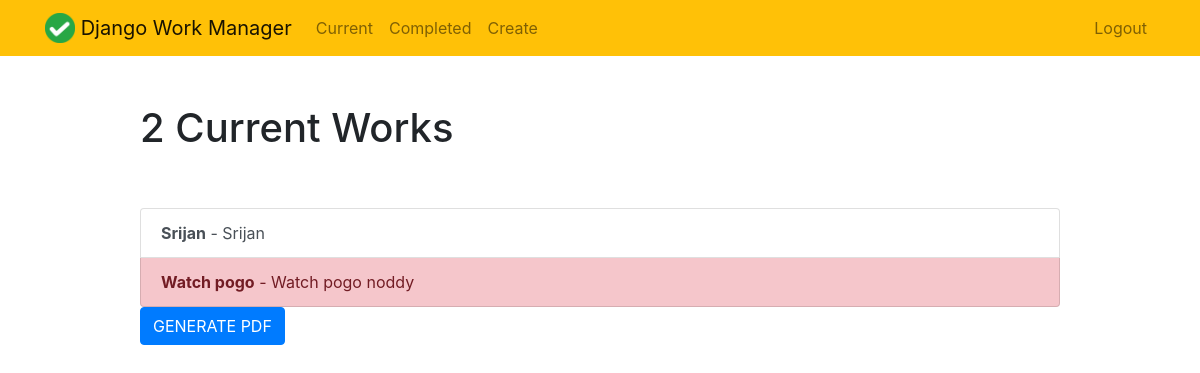
The page /currenttodolist/ (signed in) on the database its author committed.
### todolist/models.py (models this page shows, shortened)
class todolist(models.Model):
	title = models.CharField(max_length=40)
	description = models.TextField(blank = True)
	created = models.DateTimeField(auto_now = True)
	datecompleted = models.DateTimeField(null=True,blank = True)
	priority = models.BooleanField(default=False)
	user = models.ForeignKey(User,on_delete=models.CASCADE)

### todolist/views.py (the view)
# urls.py: path('currenttodolist/',views.currenttodolist, name='currenttodolist'),
@login_required
def currenttodolist(request):
	todos = todolist.objects.filter(user=request.user,datecompleted__isnull=True)
	return render(request,'todolist/currentlist.html',{'todos':todos})

### template/todolist/currentlist.html (shortened to what this page needs)
{% extends 'todolist/base.html' %}
{% block content %}
<div class = 'html-content'>
<div class = "row justify-content-center mt-5">
	<div class = "col-md-10">
		{% if todos %}
			<h1>{{ todos.count }} Current Work{{ todos.count|pluralize }}</h1>
		{% else %}
			<h1>Current Works</h1>
		{% endif %}
	</div>
</div>
<div class = "row justify-content-center mt-5">
	<div class = "col-md-10">
	{% if todos %}
            <div class="list-group">
                {% for todo in todos %}
                    <a href="{% url 'displaytodolist' todo.id %}" class="list-group-item list-group-item-action{% if todo.priority %} list-group-item-danger{% endif %}"><b>{{ todo.title }}</b>{% if todo.description %} - {{ todo.description|truncatechars:30 }}{% endif %}</a>
                {% endfor %}
            </div>
		<button  class = "btn btn-primary" onclick="CreatePDFfromHTML()">GENERATE PDF </button>
        {% else %}
                <div class="text-center">
                <h2>Looks like you don't have any todos! Nice work.</h2>
            <br>
            <a role="button" class="btn btn-primary" href="{% url 'createtodolist' %}">New work</a>
            </div>
		{% endif %}
	</div>
</div>
</div>
{% endblock %}

### rows shown on the page
todolist: title "Srijan", description "Srijan"
todolist: title "Watch pogo", description "Watch pogo noddy"

### other values the page prints
{{ todos.count }} "2"
